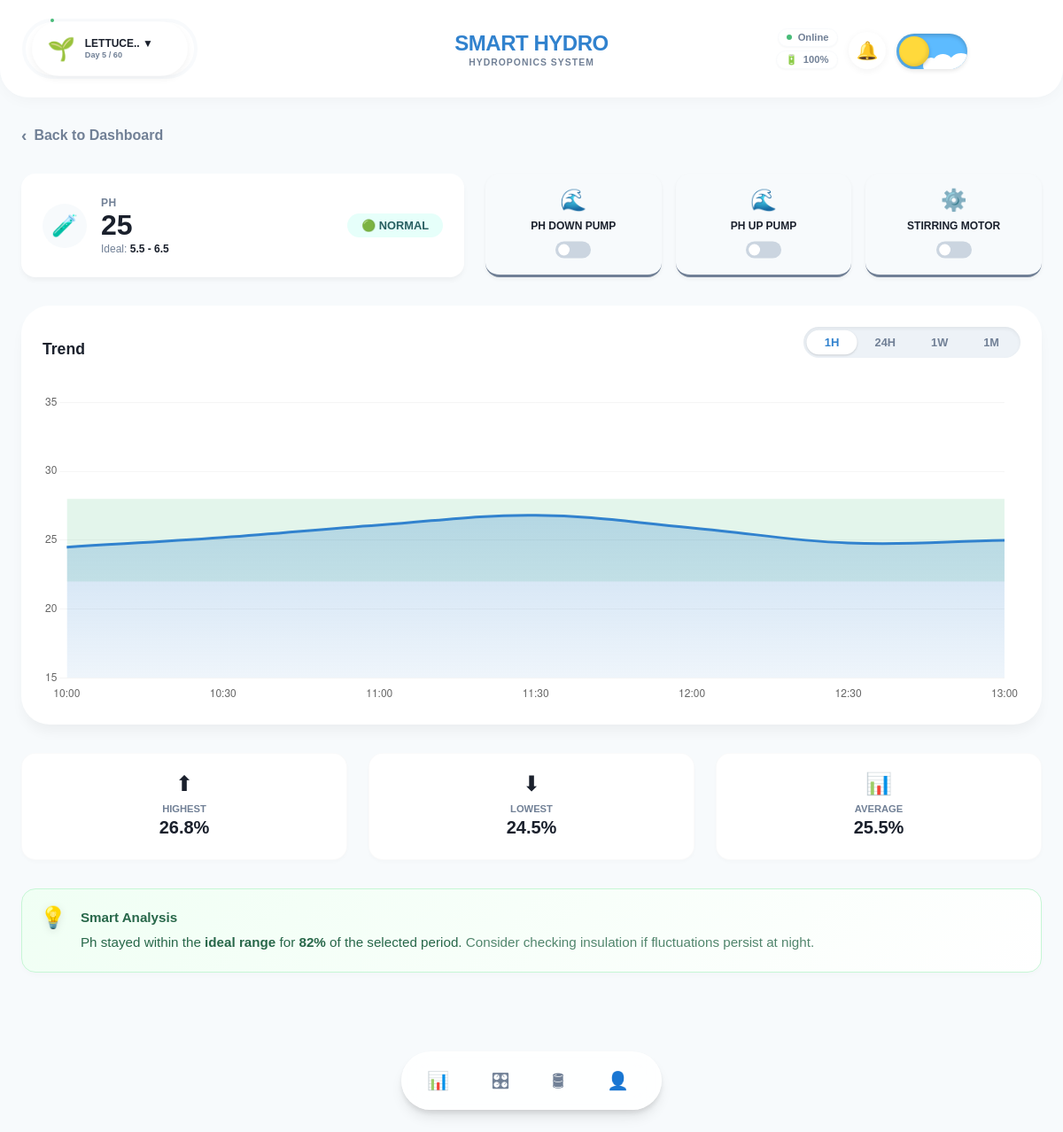
The app's page /graph/ph (signed in), older data.
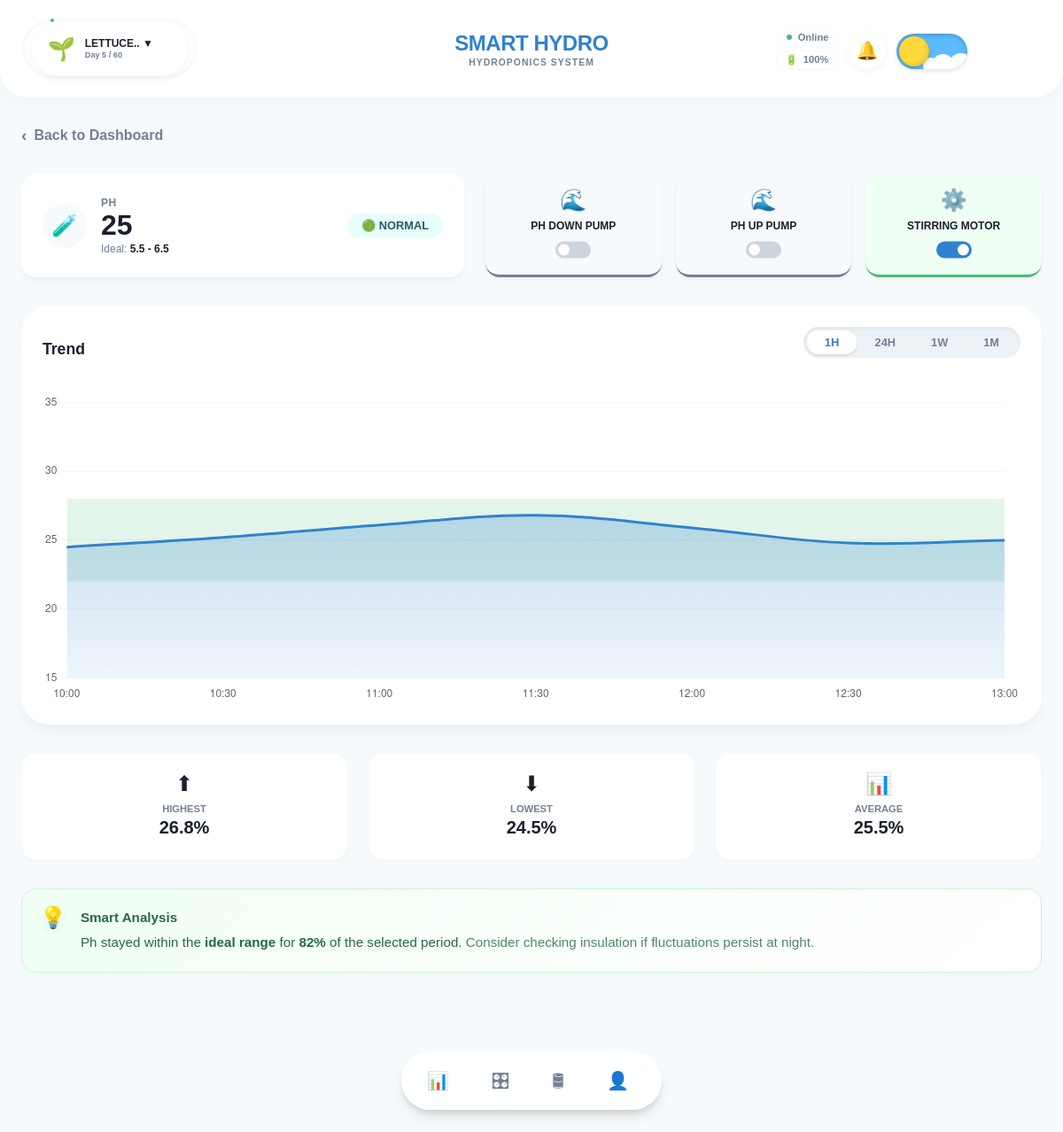
The same page, newer data.
### models.py (models this page shows)
class ControlStatus(db.Model):
    id = db.Column(db.Integer, primary_key=True)
    name = db.Column(db.String(50), unique=True, nullable=False) # e.g., 'n_pump', 'grow_light'
    is_on = db.Column(db.Boolean, default=False)
    settings = db.Column(db.JSON, nullable=True) # Store intensity, spectrum for lights

### routes/views.py (the view)
@views.route('/graph/<sensor_type>')
@login_required
def graph(sensor_type):
    plant = Plant.query.first()
    control_map = {
        'temperature': ['environmental_fans', 'cpu_fans'],
        'humidity': ['environmental_fans'],
        'ph': ['ph_up_pump', 'ph_down_pump', 'circulation_pump', 'stirring_motor'],
        'tds': ['n_pump', 'p_pump', 'k_pump', 'circulation_pump', 'stirring_motor'],
        'n': ['n_pump', 'stirring_motor'],
        'p': ['p_pump', 'stirring_motor'],
        'k': ['k_pump', 'stirring_motor'],
        'light': ['grow_light'],
        'oxygen': ['oxygen_motor'],
        'cpu_temp': ['cpu_fans'],
        'water_level': ['main_tank'] # Assuming main tank refill logic relates to water level
    }
    valid_controls = control_map.get(sensor_type, [])
    if valid_controls:
        controls = ControlStatus.query.filter(ControlStatus.name.in_(valid_controls)).all()
    else:
        controls = []
    return render_template('graph.html', user=current_user, sensor_type=sensor_type, plant=plant, controls=controls)

### templates/graph.html (shortened to what the changed rows need)
{% extends "base.html" %}
{% block content %}
<div class="animate-slide-up">
    <div class="summary-control-container">
        <div class="related-controls-group">
            {% set ns = namespace(found=false) %}
            {% for control in controls %}
            {% set show = False %}
            {% if 'temp' in sensor_type and 'fan' in control.name %}{% set show = True %}{% endif %}
            {% if 'humid' in sensor_type and ('fan' in control.name or 'humid' in control.name) %}{% set show = True
            %}{% endif %}
            {% if 'ph' in sensor_type and ('ph' in control.name or 'stir' in control.name or 'motor' in
            control.name) %}{% set show = True %}{% endif %}
            {% if sensor_type == 'n' and ('n_motor' in control.name or 'n_pump' in control.name or 'stir' in
            control.name) %}{% set show = True %}{% endif %}
            {% if sensor_type == 'p' and ('p_motor' in control.name or 'p_pump' in control.name or 'stir' in
            control.name) %}{% set show = True %}{% endif %}
            {% if sensor_type == 'k' and ('k_motor' in control.name or 'k_pump' in control.name or 'stir' in
            control.name) %}{% set show = True %}{% endif %}
            {% if 'ec' in sensor_type and ('nutrient' in control.name or 'dose' in control.name or 'pump' in
            control.name or 'stir' in control.name) %}{% set show = True %}{% endif %}
            {% if show %}
            {% set ns.found = true %}
            <div class="control-mini-card {{ 'active' if control.is_on else 'inactive' }}"
                id="mini-card-{{ control.name }}">
                <div class="control-icon">
                    {% if 'fan' in control.name %}💨{% elif 'pump' in control.name %}🌊{% elif 'light' in
                    control.name %}💡{% else %}⚙️{% endif %}
                </div>
                <div class="control-name">{{ control.name|replace('_', ' ')|title }}</div>
                <label class="switch control-toggle">
                    <span class="slider round"></span>
                </label>
            </div>
            {% endif %}
            {% endfor %}
        </div>
    </div>
</div>
{% endblock %}

Row changes from the older to the newer data that the page shows:
changed ControlStatus "STIRRING MOTOR": is_on False → True (drawn)
